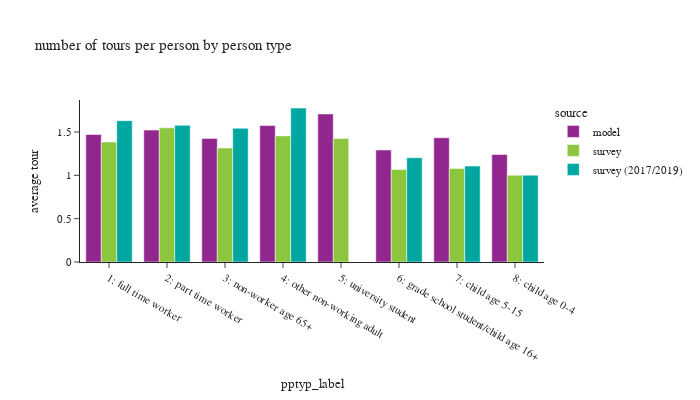

Notebook cell for this chart:
### Code cell
# plot_segment(tour_group_var=['source','pptyp_label'],person_group_var=['source','pptyp_label'],
#              title_name="number of tours per person by person type")

df_plot = df_tour.groupby(['source','pptyp_label'])['toexpfac'].sum().reset_index(). \
    merge(df_person.groupby(['source','pptyp_label'])['psexpfac'].sum().reset_index(), how='left', on=['source','pptyp_label'])
df_plot['average tour'] = df_plot['toexpfac']/df_plot['psexpfac']
df_plot
plot_segment(df_plot, tour_group_var=['source','pptyp_label'],person_group_var=['source','pptyp_label'],
             title_name="number of tours per person by person type")

### Figure 1 — Plotly figure (JSON) as saved in the notebook; plotly's stock layout.template omitted (floating-point values rounded to 4 significant figures)
{"data": [{"alignmentgroup": "True", "hovertemplate": "source=model<br>pptyp_label=%{x}<br>average tour=%{y}<extra></extra>", "legendgroup": "model", "marker": {"color": "#91268F", "pattern": {"shape": ""}}, "name": "model", "offsetgroup": "model", "orientation": "v", "showlegend": true, "textposition": "auto", "type": "bar", "x": ["1: full time worker", "2: part time worker", "3: non-worker age 65+", "4: other non-working adult", "5: university student", "6: grade school student/child age 16+", "7: child age 5-15", "8: child age 0-4"], "xaxis": "x", "y": [1.471, 1.522, 1.426, 1.575, 1.709, 1.292, 1.434, 1.24], "yaxis": "y"}, {"alignmentgroup": "True", "hovertemplate": "source=survey<br>pptyp_label=%{x}<br>average tour=%{y}<extra></extra>", "legendgroup": "survey", "marker": {"color": "#8CC63E", "pattern": {"shape": ""}}, "name": "survey", "offsetgroup": "survey", "orientation": "v", "showlegend": true, "textposition": "auto", "type": "bar", "x": ["1: full time worker", "2: part time worker", "3: non-worker age 65+", "4: other non-working adult", "5: university student", "6: grade school student/child age 16+", "7: child age 5-15", "8: child age 0-4"], "xaxis": "x", "y": [1.384, 1.548, 1.315, 1.455, 1.424, 1.068, 1.078, 1.001], "yaxis": "y"}, {"alignmentgroup": "True", "hovertemplate": "source=survey (2017/2019)<br>pptyp_label=%{x}<br>average tour=%{y}<extra></extra>", "legendgroup": "survey (2017/2019)", "marker": {"color": "#00A7A0", "pattern": {"shape": ""}}, "name": "survey (2017/2019)", "offsetgroup": "survey (2017/2019)", "orientation": "v", "showlegend": true, "textposition": "auto", "type": "bar", "x": ["1: full time worker", "2: part time worker", "3: non-worker age 65+", "4: other non-working adult", "5: university student", "6: grade school student/child age 16+", "7: child age 5-15", "8: child age 0-4"], "xaxis": "x", "y": [1.631, 1.577, 1.543, 1.776, null, 1.203, 1.107, 1.002], "yaxis": "y"}], "layout": {"barmode": "group", "font": {"size": 11}, "height": 400, "legend": {"title": {"text": "source"}, "tracegroupgap": 0}, "title": {"text": "number of tours per person by person type"}, "width": 700, "xaxis": {"anchor": "y", "domain": [0.0, 1.0], "title": {"text": "pptyp_label"}}, "yaxis": {"anchor": "x", "domain": [0.0, 1.0], "tickformat": ".2", "title": {"text": "average tour"}}}}
